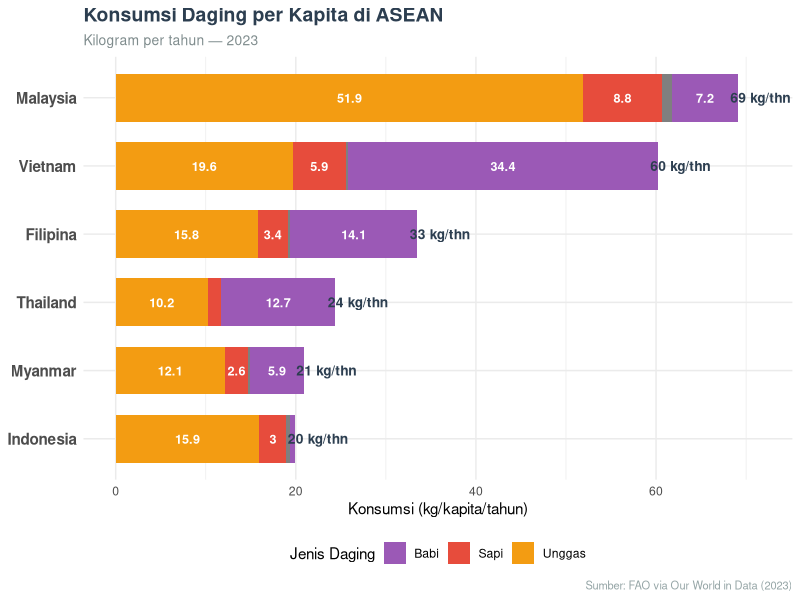

This chart was generated by the following R code:
# --- Fig 6: Konsumsi Daging per Jenis di ASEAN (2023) ---
library(ggplot2)
library(dplyr)
library(tidyr)

meat_data <- data.frame(
  Negara = c("Indonesia", "Malaysia", "Thailand", "Vietnam", "Filipina", "Myanmar"),
  Unggas = c(15.95, 51.90, 10.23, 19.65, 15.75, 12.09),
  Sapi = c(3.01, 8.75, 1.45, 5.92, 3.36, 2.65),
  Babi = c(0.56, 7.24, 12.67, 34.37, 14.11, 5.91),
  `Domba/Kambing` = c(0.41, 1.17, 0.04, 0.24, 0.26, 0.22)
)

meat_long <- meat_data %>%
  pivot_longer(cols = -Negara, names_to = "Jenis", values_to = "Konsumsi")

negara_order <- meat_data %>% 
  mutate(Total = Unggas + Sapi + Babi + Domba.Kambing) %>%
  arrange(Total) %>% pull(Negara)
meat_long$Negara <- factor(meat_long$Negara, levels = negara_order)

warna_daging <- c("Unggas" = "#F39C12", "Sapi" = "#E74C3C", 
                  "Babi" = "#9B59B6", "Domba/Kambing" = "#1ABC9C")

p6 <- ggplot(meat_long, aes(x = Negara, y = Konsumsi, fill = Jenis)) +
  geom_bar(stat = "identity", width = 0.7) +
  geom_text(data = meat_data %>%
              mutate(Total = Unggas + Sapi + Babi + Domba.Kambing) %>%
              pivot_longer(cols = c(Unggas, Sapi, Babi, Domba.Kambing), 
                           names_to = "Jenis", values_to = "Konsumsi"),
            aes(label = ifelse(Konsumsi > 2, round(Konsumsi, 1), "")),
            position = position_stack(vjust = 0.5),
            color = "white", size = 3.2, fontface = "bold") +
  # Total labels
  geom_text(data = meat_data %>%
              mutate(Total = Unggas + Sapi + Babi + Domba.Kambing),
            aes(x = Negara, y = Total + 2.5, 
                label = paste0(round(Total, 0), " kg/thn")),
            inherit.aes = FALSE, size = 3.5, fontface = "bold", color = "#2C3E50") +
  coord_flip() +
  scale_fill_manual(values = warna_daging) +
  labs(
    title = "Konsumsi Daging per Kapita di ASEAN",
    subtitle = "Kilogram per tahun — 2023",
    x = NULL,
    y = "Konsumsi (kg/kapita/tahun)",
    fill = "Jenis Daging",
    caption = "Sumber: FAO via Our World in Data (2023)"
  ) +
  theme_minimal(base_family = "sans") +
  theme(
    plot.title = element_text(face = "bold", size = 14, color = "#2C3E50"),
    plot.subtitle = element_text(size = 10, color = "#7F8C8D"),
    axis.text.y = element_text(size = 11, face = "bold"),
    legend.position = "bottom",
    plot.caption = element_text(size = 8, color = "#95A5A6")
  )

ggsave("/home/ikanx101/Documents/sarkopenia/fig6_konsumsi_daging_asean.png", 
       p6, width = 11, height = 6, dpi = 150)
cat("Fig 6 saved.\n")
